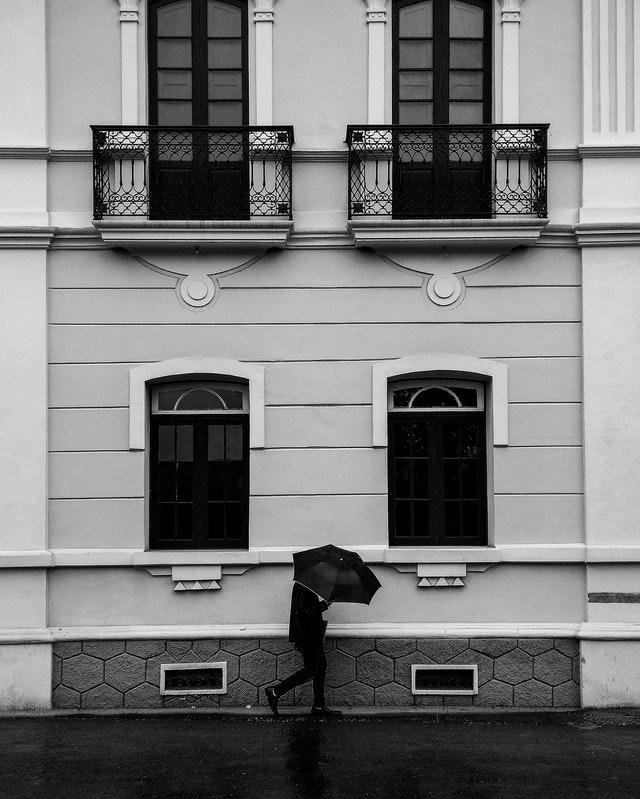
#> input picture walking.jpg, 640 x 799 px
$ jupyter execute 'V16 - Kernel Convolution.ipynb'   (shell and % lines are left out)
#> lines starting #> are read from the running program, lines starting #| are printed output that depends on the picture; after the words box and inside, x2 and y2 are one past the last pixel; in counts of white or black regions, pixels touching at a corner belong together
[cell 1]
import numpy as np
from matplotlib import pyplot as plt
from skimage.io import imread,imshow,imsave

im = imread('walking.jpg')
#> im is the input picture: shape (799, 640); min 0, max 255, mean 121.2
print(im.shape)
#| (799, 640)

plt.figure()
imshow(im)
plt.show()

[cell 2]
y = 99
x = 249

old_value = im[y,x]
#> old_value = 189
print(old_value)
#| 189

ksize = 3
kernel = np.array([[1,0,-1],[1,0,-1],[1,0,-1]]).astype('float').T
print(kernel)

# Get region
region = im[y-ksize//2:y+ksize//2+1,x-ksize//2:x+ksize//2+1]
#> region = [[30, 189, 184], [28, 189, 184], [26, 188, 184]]
print(region)
#| [[ 30 189 184]
#|  [ 28 189 184]
#|  [ 26 188 184]]

[cell 3]
# Output value
output_value = 0
for i in range(ksize):
    for j in range(ksize):
        output_value += region[i,j]*kernel[i,j]
#> after the loop, output_value = 5
print(output_value)
#| 5.0

[cell 4]
# Output for every pixel
im_out = np.zeros((im.shape))
for y in range(ksize//2, im.shape[0]-ksize//2):
    for x in range(ksize//2, im.shape[1]-ksize//2):
        region = im[y-ksize//2:y+ksize//2+1,x-ksize//2:x+ksize//2+1]
        for i in range(ksize):
            for j in range(ksize):
                im_out[y,x] += region[i,j]*kernel[i,j]
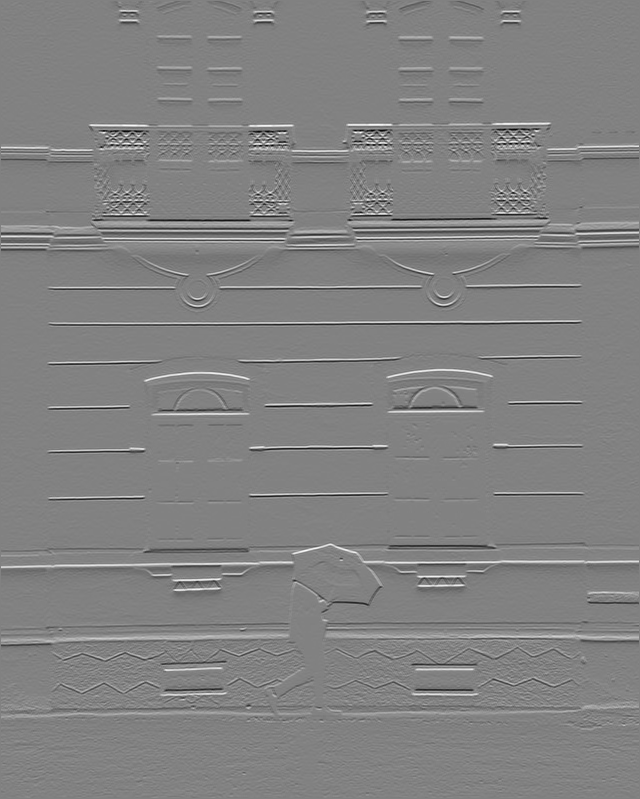
#> im_out: shape (799, 640) float64; min -717, max 690, mean 0.7; drawn with min black and max white

[cell 5]
plt.figure()
plt.imshow(np.abs(im_out), cmap=plt.cm.gray)
plt.show()
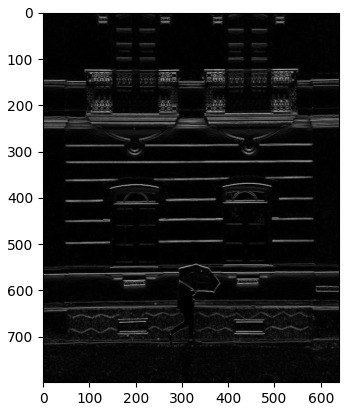
#> figure drawn by matplotlib, 1 panel

[cell 6]
# Using numpy indexing
im_out = np.zeros((im.shape))
for y in range(ksize//2, im.shape[0]-ksize//2):
    for x in range(ksize//2, im.shape[1]-ksize//2):
        im_out[y,x] = (im[y-ksize//2:y+ksize//2+1,x-ksize//2:x+ksize//2+1]*kernel).sum()

[cell 7]
plt.figure()
plt.imshow(np.abs(im_out), cmap=plt.cm.gray)
plt.show()

[cell 8]
from scipy.signal import convolve2d

im_out = convolve2d(im, kernel, mode='same')
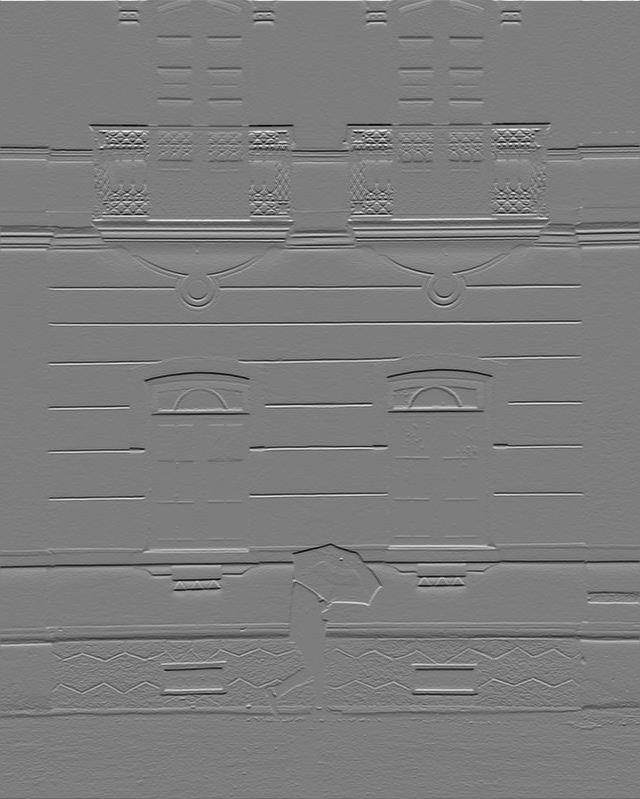
#> im_out: shape (799, 640) float64; min -690, max 717, mean -0.4; drawn with min black and max white
plt.figure()
plt.imshow(np.abs(im_out), cmap=plt.cm.gray)
plt.show()

print(im.shape, im_out.shape)
#| (799, 640) (799, 640)

$ run again, with CT-Scan-Benign-Brain-Tumour.jpg copied over walking.jpg
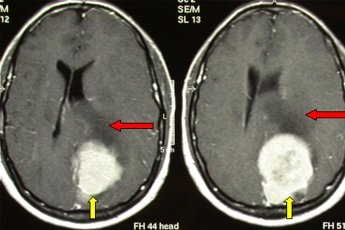
#> input picture CT-Scan-Benign-Brain-Tumour.jpg, 345 x 230 px
#> im is the input picture: shape (230, 345, 3); mean R, G, B 103, 100.4, 91.3
#| (230, 345, 3)
#> old_value = [71, 71, 61]
#| [71 71 61]
#| [[[86 86 76]
#|   [97 97 87]
#|   [96 96 88]]
#|  [[62 62 52]
#|   [71 71 61]
#|   [74 74 66]]
#> (further printed lines are left out)
#> after the loop `for i in range(ksize):`: output_value = [109, 109, 109]
#| [109. 109. 109.]
#> after the loop `for y in range(ksize//2, im.shape[0]-ksize//2):`:
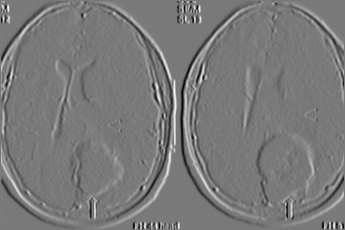
#> im_out: shape (230, 345, 3) float64; min -1954, max 2134, mean 0.2; drawn with min black and max white
#> `plt.show()`:
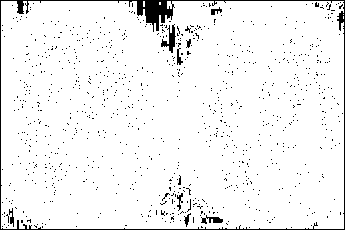
#> shown: shape (230, 345, 3) float64; values 0 (black) and 1 (white), 95.1% white; 895 black regions (886 under 20 px), largest, box (x1, y1, x2, y2) and area: (0, 0, 345, 230) 2058, (161, 24, 176, 53) 176, (201, 215, 223, 224) 99

$ run again, with airplane.jpg copied over walking.jpg
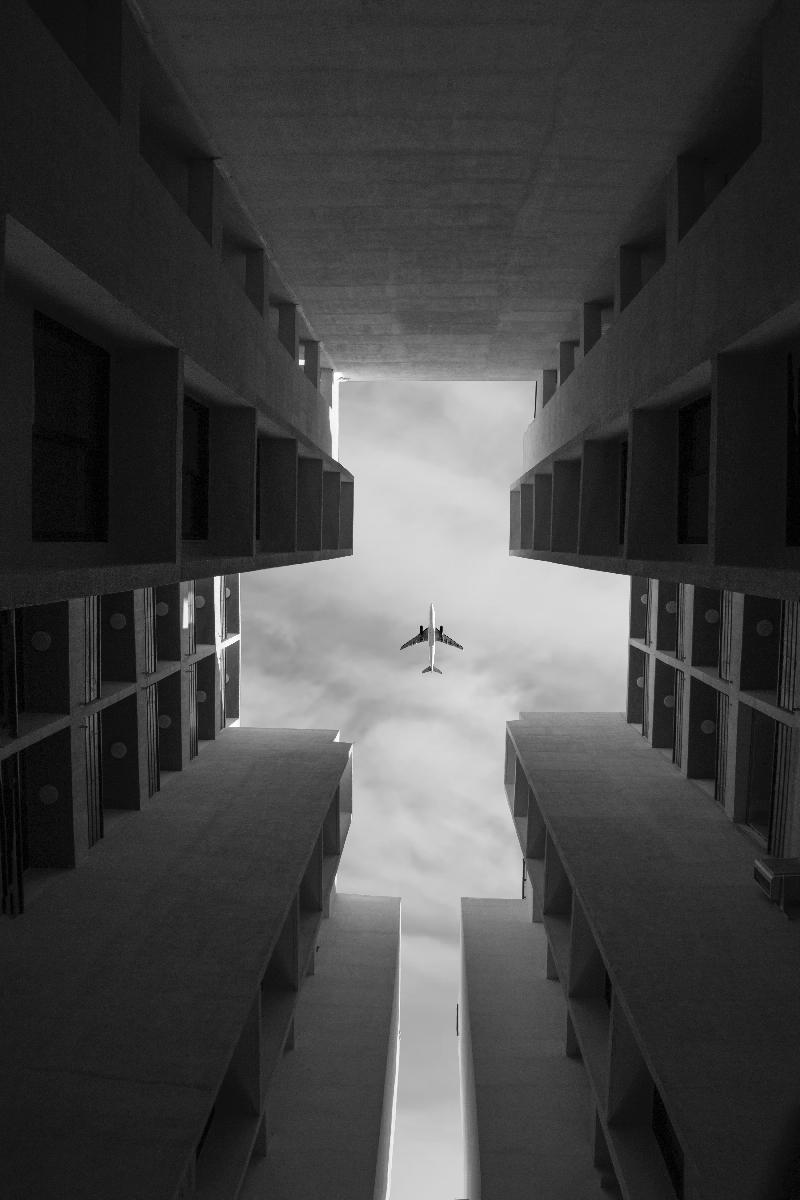
#> input picture airplane.jpg, 800 x 1200 px
#> im is the input picture: shape (1200, 800); min 0, max 255, mean 68.1
#| (1200, 800)
#> old_value = 48
#| 48
#> region = [[55, 56, 59], [47, 48, 51], [51, 51, 52]]
#| [[55 56 59]
#|  [47 48 51]
#|  [51 51 52]]
#> after the loop `for i in range(ksize):`: output_value = 16
#| 16.0
#> after the loop `for y in range(ksize//2, im.shape[0]-ksize//2):`:
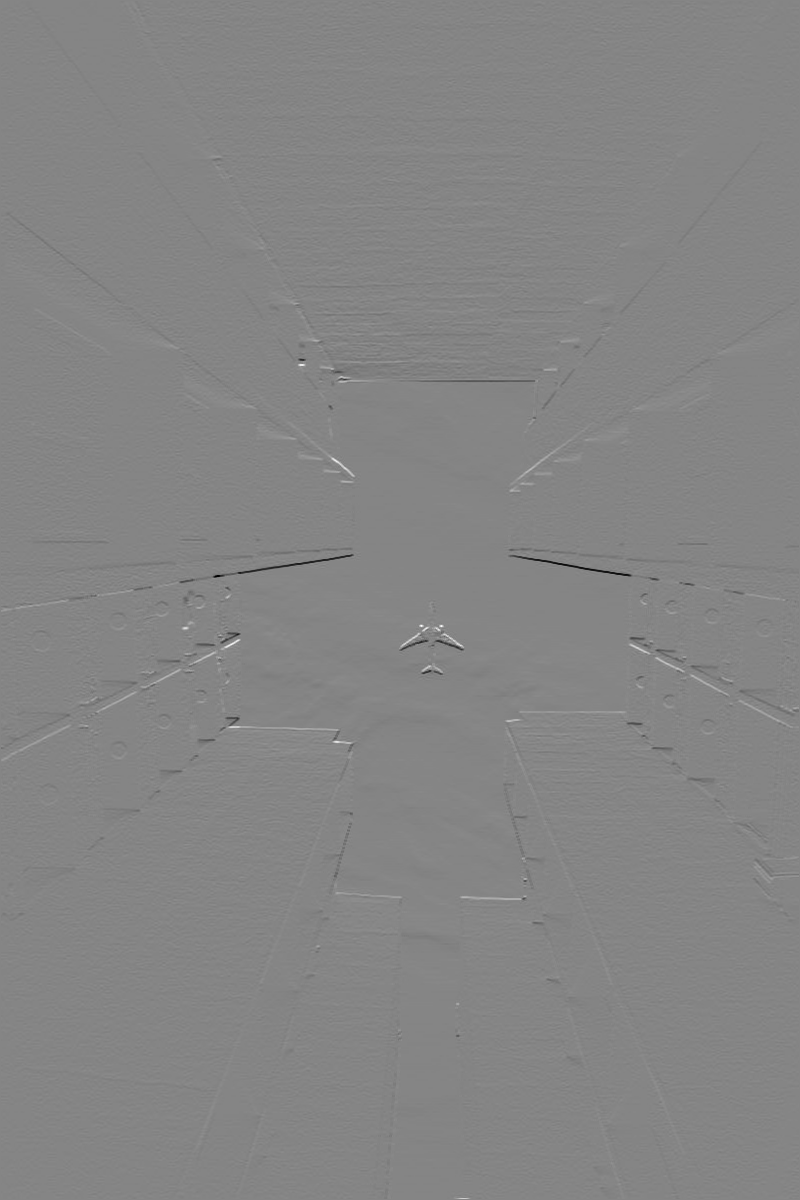
#> im_out: shape (1200, 800) float64; min -539, max 494, mean -0.1; drawn with min black and max white
#> `plt.show()`:
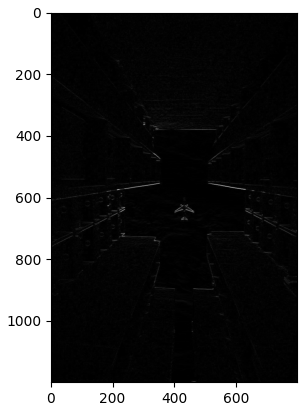
#> figure drawn by matplotlib, 1 panel
#| (1200, 800) (1200, 800)
